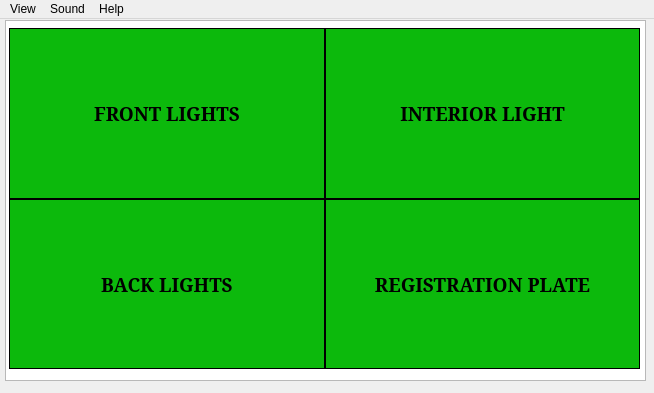
<?xml version="1.0" encoding="UTF-8"?>
<ui version="4.0">
 <class>lightView</class>
 <widget class="QMainWindow" name="lightView">
  <property name="geometry">
   <rect>
    <x>0</x>
    <y>0</y>
    <width>654</width>
    <height>393</height>
   </rect>
  </property>
  <property name="windowTitle">
   <string>Code Red - Light mode</string>
  </property>
  <widget class="QWidget" name="mainWidgetLight">
   <widget class="QTableView" name="tableView">
    <property name="geometry">
     <rect>
      <x>5</x>
      <y>1</y>
      <width>641</width>
      <height>361</height>
     </rect>
    </property>
   </widget>
   <widget class="QWidget" name="gridLayoutWidget">
    <property name="geometry">
     <rect>
      <x>9</x>
      <y>9</y>
      <width>631</width>
      <height>341</height>
     </rect>
    </property>
    <layout class="QGridLayout" name="lightLayout">
     <property name="spacing">
      <number>0</number>
     </property>
     <item row="0" column="0">
      <widget class="QLabel" name="front_label">
       <property name="font">
        <font>
         <family>Garamond</family>
         <pointsize>14</pointsize>
         <weight>75</weight>
         <bold>true</bold>
        </font>
       </property>
       <property name="styleSheet">
        <string notr="true">#front_label{background-color: #0CB90C;}</string>
       </property>
       <property name="frameShape">
        <enum>QFrame::Box</enum>
       </property>
       <property name="text">
        <string>FRONT LIGHTS</string>
       </property>
       <property name="alignment">
        <set>Qt::AlignCenter</set>
       </property>
      </widget>
     </item>
     <item row="0" column="1">
      <widget class="QLabel" name="interior_label">
       <property name="font">
        <font>
         <family>Garamond</family>
         <pointsize>14</pointsize>
         <weight>75</weight>
         <bold>true</bold>
        </font>
       </property>
       <property name="styleSheet">
        <string notr="true">#interior_label{background-color: #0CB90C;}</string>
       </property>
       <property name="frameShape">
        <enum>QFrame::Box</enum>
       </property>
       <property name="text">
        <string>INTERIOR LIGHT</string>
       </property>
       <property name="alignment">
        <set>Qt::AlignCenter</set>
       </property>
      </widget>
     </item>
     <item row="1" column="0">
      <widget class="QLabel" name="back_label">
       <property name="font">
        <font>
         <family>Garamond</family>
         <pointsize>14</pointsize>
         <weight>75</weight>
         <bold>true</bold>
        </font>
       </property>
       <property name="styleSheet">
        <string notr="true">#back_label{background-color: #0CB90C;}</string>
       </property>
       <property name="frameShape">
        <enum>QFrame::Box</enum>
       </property>
       <property name="text">
        <string>BACK LIGHTS</string>
       </property>
       <property name="alignment">
        <set>Qt::AlignCenter</set>
       </property>
      </widget>
     </item>
     <item row="1" column="1">
      <widget class="QLabel" name="reg_label">
       <property name="font">
        <font>
         <family>Garamond</family>
         <pointsize>14</pointsize>
         <weight>75</weight>
         <bold>true</bold>
        </font>
       </property>
       <property name="styleSheet">
        <string notr="true">#reg_label{background-color: #0CB90C;}</string>
       </property>
       <property name="frameShape">
        <enum>QFrame::Box</enum>
       </property>
       <property name="text">
        <string>REGISTRATION PLATE</string>
       </property>
       <property name="alignment">
        <set>Qt::AlignCenter</set>
       </property>
      </widget>
     </item>
    </layout>
   </widget>
  </widget>
  <widget class="QMenuBar" name="menubar">
   <property name="geometry">
    <rect>
     <x>0</x>
     <y>0</y>
     <width>654</width>
     <height>21</height>
    </rect>
   </property>
   <widget class="QMenu" name="menuFile">
    <property name="title">
     <string>View</string>
    </property>
    <addaction name="actionSpeed_and_distance"/>
    <addaction name="actionLight_mode"/>
    <addaction name="actionRecent_messages"/>
    <addaction name="actionQuit"/>
   </widget>
   <widget class="QMenu" name="menuSound">
    <property name="title">
     <string>Sound</string>
    </property>
   </widget>
   <widget class="QMenu" name="menuHelp">
    <property name="title">
     <string>Help</string>
    </property>
   </widget>
   <addaction name="menuFile"/>
   <addaction name="menuSound"/>
   <addaction name="menuHelp"/>
  </widget>
  <action name="actionLight_mode">
   <property name="text">
    <string>Light mode</string>
   </property>
  </action>
  <action name="actionSpeed_and_distance">
   <property name="text">
    <string>Speed and distance</string>
   </property>
  </action>
  <action name="actionRecent_messages">
   <property name="text">
    <string>Recent messages</string>
   </property>
  </action>
  <action name="actionQuit">
   <property name="text">
    <string>Quit</string>
   </property>
  </action>
 </widget>
 <resources/>
 <connections/>
</ui>
